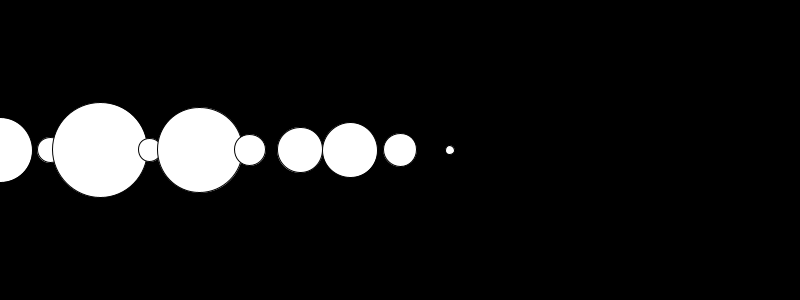
Frame 1 (no input)
Frame 60 (the mouse pressed at the canvas centre just before this capture): identical to frame 1, image omitted
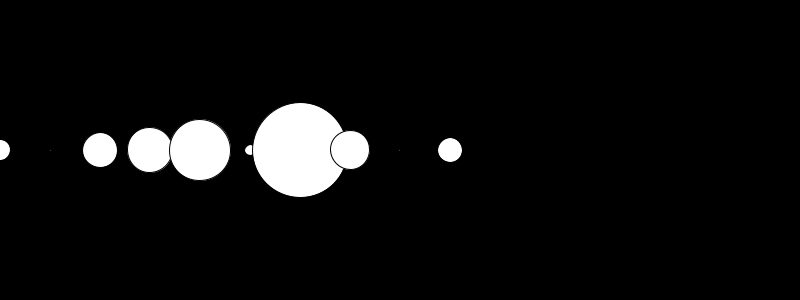
Frame 120 (the mouse held since frame 60 and released just before this capture)

The Processing sketch that drew these frames (run headless with seeded random() and noise(); from frame 60 on, the mouse is pressed at the canvas centre):

// Processing sketch: circulos_tamano_desde_array
// ── circulos_tamano_desde_array.pde
float [] misNumeros = new float [10];

void setup() {
  size(800,300);
  //misNumeros[0] = 10;
  //misNumeros[1] = 20;
  //misNumeros[2] = 30;
  //misNumeros[3] = 40;
  //misNumeros[4] = 50;

  //Escribir al array
  for (int i=0; i<misNumeros.length; i++) {
    misNumeros[i] = random(0,100);
  }

  //Leer el array
  for (int i=0; i<misNumeros.length; i++) {
    println(misNumeros[i]);
  }
}

void draw() {
  background(0);
  for(int i=0;i<misNumeros.length;i++){
    ellipse(50 * i, height/2, misNumeros[i], misNumeros[i]);
  }
}

void mousePressed(){
  //Escribir al array
  for (int i=0; i<misNumeros.length; i++) {
    misNumeros[i] = random(0,100);
  }
  
}
